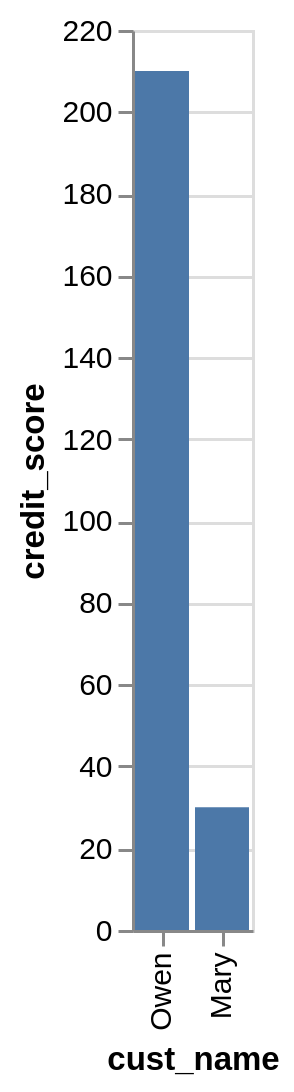

Express this chart as Vega-Lite.
### Vega-Lite specification from a JSON file in a GitHub repository (floating-point values rounded to 4 significant figures)
{"data": {"values": [{"x_data": "Mary", "y_data": 30}, {"x_data": "Owen", "y_data": 210}]}, "mark": "bar", "encoding": {"x": {"field": "x_data", "type": "nominal", "title": "cust_name", "sort": {"op": "sum", "field": "y_data", "order": "descending"}}, "y": {"field": "y_data", "type": "quantitative", "title": "credit_score"}}}
